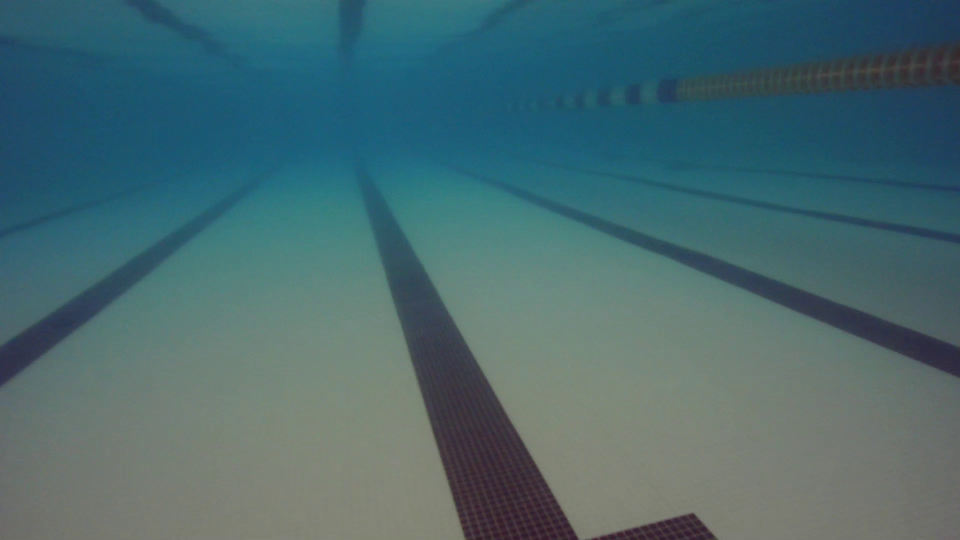
#> input picture test_image3.jpg, 1920 x 1080 px (shown at 1/2 size)
$ jupyter execute --allow-errors test.ipynb
#> lines starting #> are read from the running program, lines starting #| are printed output that depends on the picture; after the words box and inside, x2 and y2 are one past the last pixel; in counts of white or black regions, pixels touching at a corner belong together; long printed decimals are rounded; pictures that were not available may be replaced by others from this repository, and a replacement may not be noted
[cell 1]
import cv2
import numpy as np
import matplotlib.pyplot as plt
I = cv2.imread('test_image3.jpg')
#> I is the input picture: shape (1080, 1920, 3); mean B, G, R 110.9, 105.5, 72.6
cap = cv2.VideoCapture('AUV_Vid.mkv')
from dt_apriltags import Detector
import lane_detection

[cell 2]
def image_line_detect(I):
    img0 = I.copy()
    gray = cv2.cvtColor(img0, cv2.COLOR_BGR2GRAY) # convert to grayscale
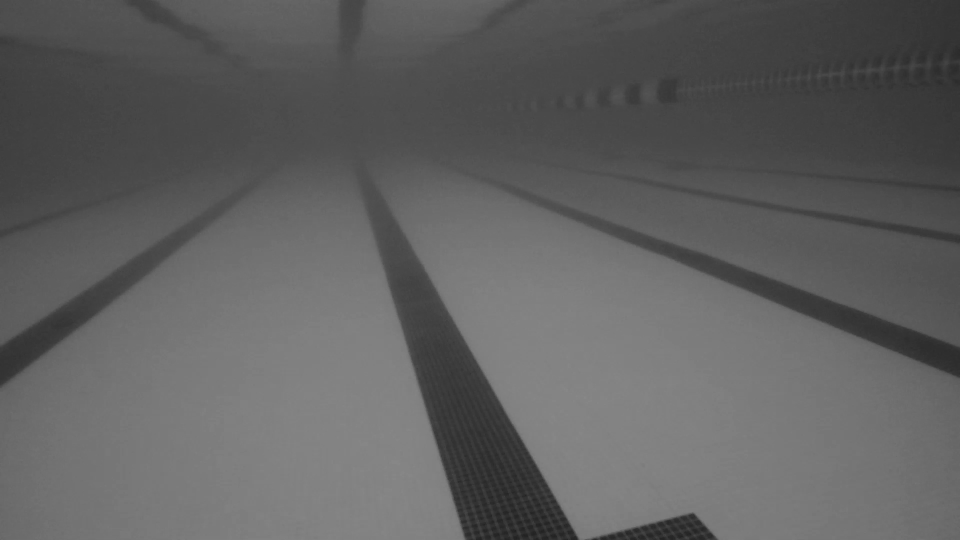
#> gray: shape (1080, 1920) (shown at 1/2 size); min 28, max 136, mean 96.3
    edges = cv2.Canny(gray, 470, 301, apertureSize=5) # detect edges
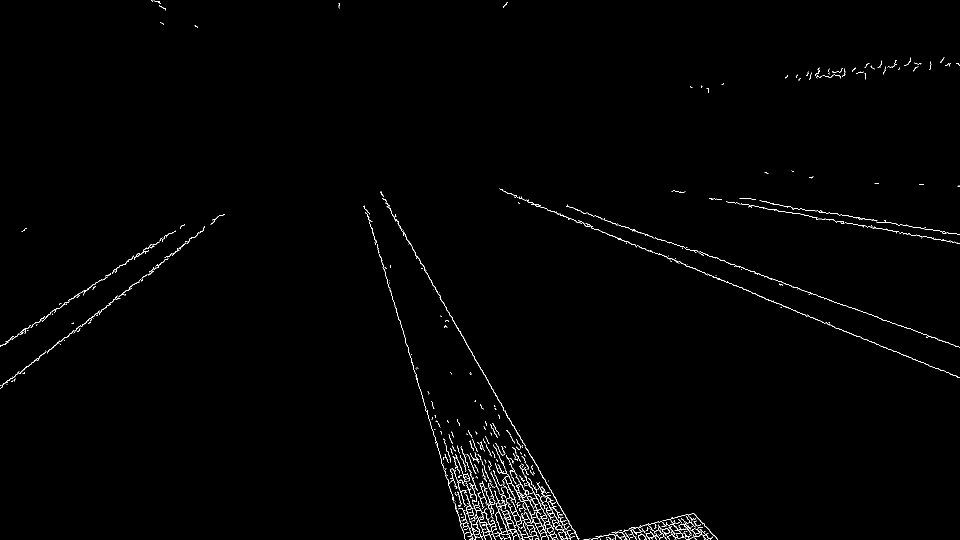
#> edges: shape (1080, 1920) (shown at 1/2 size); 0.79% white in thin lines or dots
    lines = cv2.HoughLinesP(
                edges,
                1,
                np.pi/180,
                100,
                minLineLength=300,
                maxLineGap=10,
        ) # detect lines
#> lines = [[893, 619, 1155, 1074], [1583, 619, 1919, 755]]

    for line in lines:
        x1, y1, x2, y2 = line[0]
        cv2.line(img0, (x1, y1), (x2, y2), (0, 255, 0), 2)
        print ((y2-y1)/(x2-x1))
#> this loop made 2 passes
#| 1.737
#| 0.4048
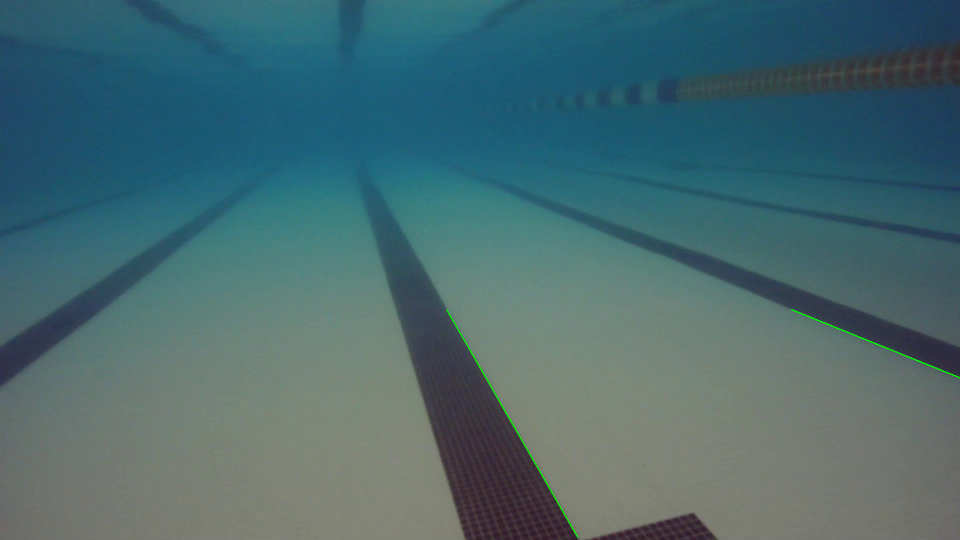
#> img0: shape (1080, 1920, 3) (shown at 1/2 size); 0.11% of pixels changed, all inside (x1, y1, x2, y2) = (892, 618, 1920, 1076)

    #image_line_detect(img)
    plt.imshow(img0)

[cell 3]
image_line_detect(cv2.imread('test_image3.jpg'))

#> (a cell that did not finish here is left out)

[cell 5]
#print (ret)
i=1
while True:
    try:
        ret, frame = cap.read()
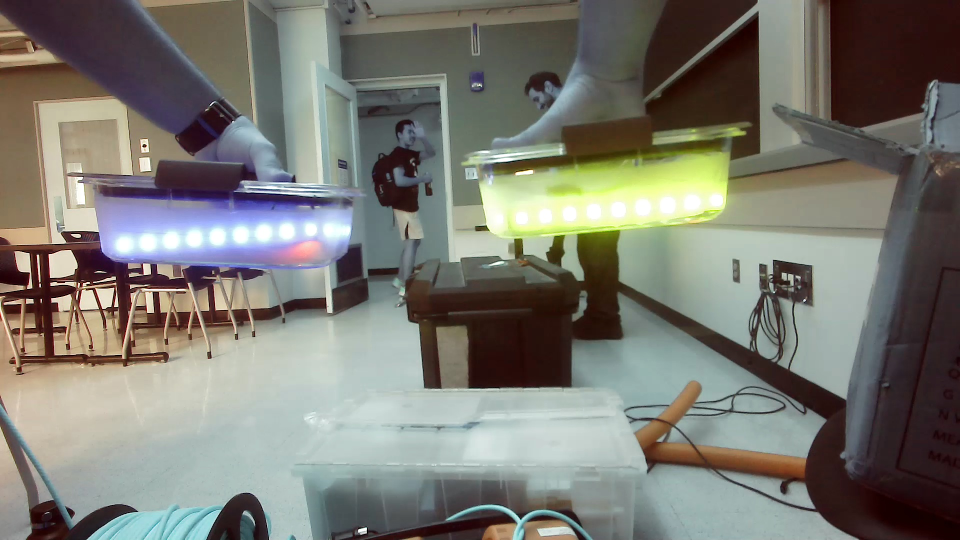
#> input picture image.jpg, 1920 x 1080 px, given in place of AUV_Vid.mkv, which was not available (shown at 1/2 size)
#> frame is the input picture: shape (1080, 1920, 3); mean B, G, R 113.5, 121.2, 122
        img0 = frame.copy()
        image_line_detect(img0)
#> in image_line_detect (call 2), `gray = cv2.cvtColor(img0, cv2.COLOR_BGR2GRAY)`:
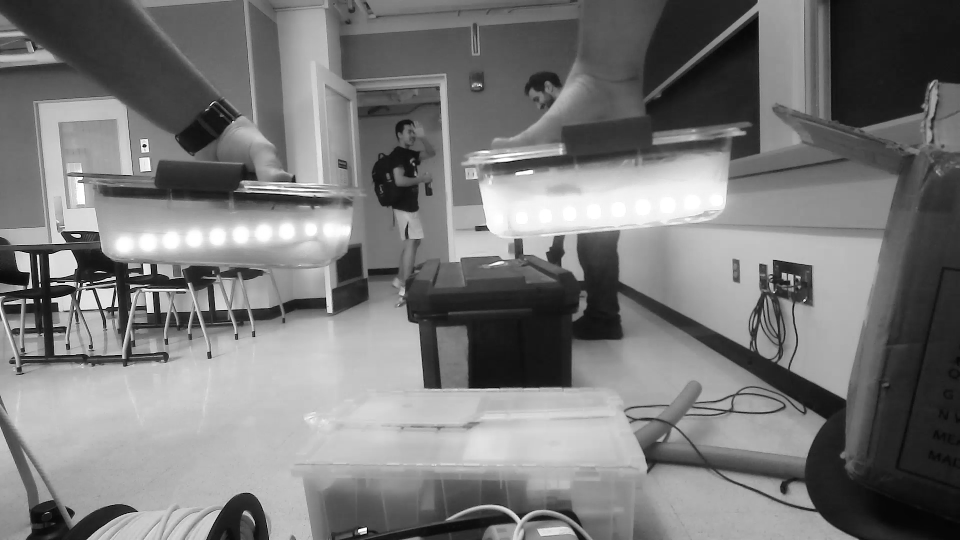
#> gray: shape (1080, 1920) (shown at 1/2 size); min 0, max 255, mean 120.6
#> in image_line_detect (call 2), `edges = cv2.Canny(gray, 470, 301, apertureSize=5)`:
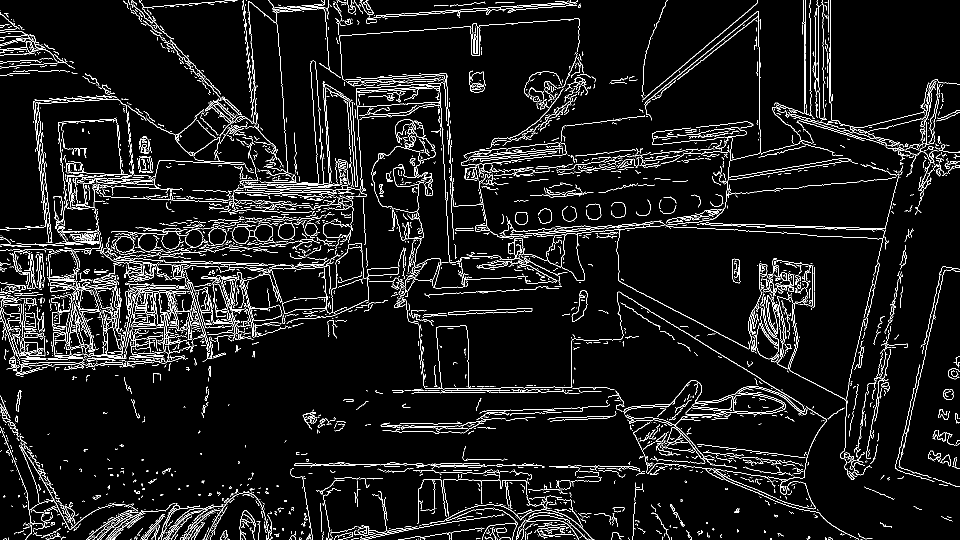
#> edges: shape (1080, 1920) (shown at 1/2 size); 6.1% white in thin lines or dots
#> in image_line_detect (call 2), `lines = cv2.HoughLinesP( edges, 1, np.pi/180, 100, minLineLength=300, ..`: lines = [[834, 60, 1157, 37], [878, 148, 898, 523]]
#> the loop in image_line_detect (call 2), `for line in lines:` made 2 passes
#| -0.07121
#| 18.75
#> after the loop in image_line_detect (call 2), `for line in lines:`:
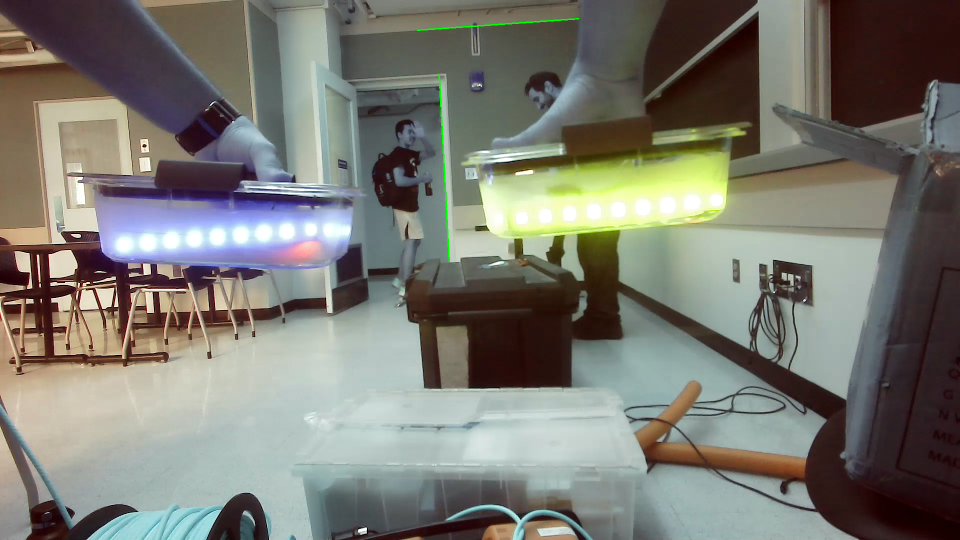
#> img0: shape (1080, 1920, 3) (shown at 1/2 size); 0.1% of pixels changed, all inside (x1, y1, x2, y2) = (833, 36, 1159, 525)
        cv2.imshow('Frame', frame)

        plt.imshow('Video Capture',img0)
        i += 1
        if i >= 10:
            break

    except:
        print ("error")
        cap.release()
        cv2.destroyAllWindows()
